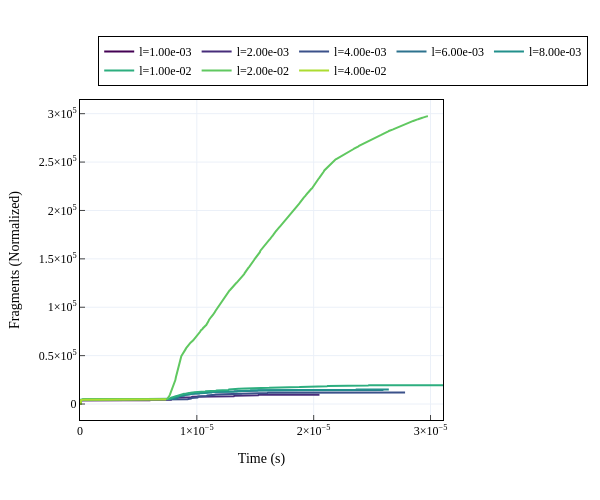
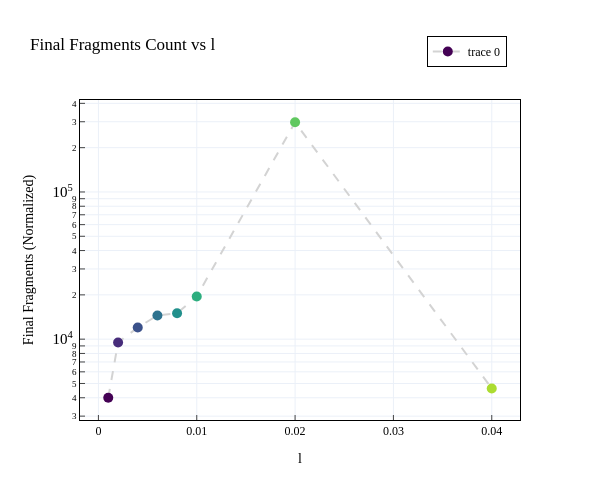

Notebook code cell kept with these figures, in order:
### Code cell
fig_nbfrag = go.Figure()
fig_nbfrag_final = go.Figure()

# Lists to store data for the final plot
final_x_vals = []
final_y_vals = []
final_labels = []
final_colors = []

for (config_vals, group_indices), color in zip(sorted_groups, colors):
    subset = df.loc[group_indices]
    all_runs_data = []

    # Load all dataframes in this group
    for _, row in subset.iterrows():
        df_run = load_simulation_h5(row["path"])
        df_run["nb_fragments_norm"] = df_run["nb_fragments"] / row["norm_factor"]
        all_runs_data.append(df_run[["time", "nb_fragments_norm"]])

    combined = (
        pd.concat(all_runs_data)
        .groupby("time")["nb_fragments_norm"]
        .agg(["mean", "std"])
        .reset_index()
        .sort_values("time")
    )
    combined["std"] = combined["std"].fillna(0)

    # Determine label for this configuration
    current_val = subset.iloc[0][order_by]
    label = f"{order_by}={current_val:.2e}"

    # --- Plot 1: Time Series (fig_nbfrag) ---
    if group_by is not None:
        fig_nbfrag.add_trace(
            go.Scatter(
                x=pd.concat([combined["time"], combined["time"][::-1]]),
                y=pd.concat(
                    [
                        combined["mean"] + combined["std"],
                        (combined["mean"] - combined["std"])[::-1],
                    ]
                ),
                fill="toself",
                fillcolor=color.replace("rgb", "rgba").replace(")", ", 0.2)"),
                line=dict(color="rgba(255,255,255,0)"),
                hoverinfo="skip",
                showlegend=False,
            )
        )

    fig_nbfrag.add_trace(
        go.Scatter(
            x=combined["time"],
            y=combined["mean"],
            mode="lines",
            line=dict(color=color, width=2),
            name=label,
        )
    )

    # --- Collect data for Plot 2: Final Values (fig_nbfrag_final) ---
    final_row = combined.iloc[-1]
    final_x_vals.append(current_val)
    final_y_vals.append(final_row["mean"])
    final_labels.append(label)
    final_colors.append(color)

fig_nbfrag.layout = get_layout()
fig_nbfrag.update_layout(
    xaxis_title="Time (s)",
    yaxis_title="Fragments (Normalized)",
    legend=dict(x=1.4, orientation="h"),
    showlegend=True,
)

# --- Create the Final Value Plot ---
fig_nbfrag_final.add_trace(
    go.Scatter(
        x=final_x_vals,
        y=final_y_vals,
        mode="markers+lines",
        marker=dict(color=final_colors, size=10, symbol="circle"),
        line=dict(
            color="lightgray", dash="dash"
        ),  # Optional: line connecting the markers
        text=final_labels,
        hoverinfo="text+x+y",
    )
)

# Layout for Final Plot
fig_nbfrag_final.layout = get_layout()
fig_nbfrag_final.update_layout(
    title=f"Final Fragments Count vs {order_by}",
    xaxis_title=order_by,
    yaxis_title="Final Fragments (Normalized)",
    xaxis_type="linear",
    yaxis_type="log",
)

fig_nbfrag.show()
fig_nbfrag_final.show()

### Figure 1 — Plotly figure (JSON) as saved in the notebook; plotly's stock layout.template omitted (floating-point values rounded to 4 significant figures; data arrays with more than 128 entries replaced by an {"elided": "..."} marker saying what was removed)
{"data": [{"line": {"color": "rgb(68, 1, 84)", "width": 2}, "mode": "lines", "name": "l=1.00e-03", "type": "scatter", "x": {"elided": "131 float values"}, "y": {"elided": "131 float values"}}, {"line": {"color": "rgb(71, 44, 122)", "width": 2}, "mode": "lines", "name": "l=2.00e-03", "type": "scatter", "x": {"elided": "443 float values"}, "y": {"elided": "443 float values"}}, {"line": {"color": "rgb(59, 81, 138)", "width": 2}, "mode": "lines", "name": "l=4.00e-03", "type": "scatter", "x": {"elided": "601 float values"}, "y": {"elided": "601 float values"}}, {"line": {"color": "rgb(45, 114, 142)", "width": 2}, "mode": "lines", "name": "l=6.00e-03", "type": "scatter", "x": {"elided": "561 float values"}, "y": {"elided": "561 float values"}}, {"line": {"color": "rgb(34, 144, 140)", "width": 2}, "mode": "lines", "name": "l=8.00e-03", "type": "scatter", "x": {"elided": "571 float values"}, "y": {"elided": "571 float values"}}, {"line": {"color": "rgb(45, 174, 127)", "width": 2}, "mode": "lines", "name": "l=1.00e-02", "type": "scatter", "x": {"elided": "671 float values"}, "y": {"elided": "671 float values"}}, {"line": {"color": "rgb(96, 200, 96)", "width": 2}, "mode": "lines", "name": "l=2.00e-02", "type": "scatter", "x": {"elided": "643 float values"}, "y": {"elided": "643 float values"}}, {"line": {"color": "rgb(172, 220, 49)", "width": 2}, "mode": "lines", "name": "l=4.00e-02", "type": "scatter", "x": {"elided": "160 float values"}, "y": {"elided": "160 float values"}}], "layout": {"font": {"color": "Black", "family": "Latin-Modern", "size": 12}, "height": 500, "legend": {"bgcolor": "rgba(255, 255, 255, 0.8)", "bordercolor": "black", "borderwidth": 1, "orientation": "h", "x": 1.4, "xanchor": "right", "y": 1.2, "yanchor": "top"}, "showlegend": true, "width": 600, "xaxis": {"exponentformat": "power", "linecolor": "black", "linewidth": 1, "mirror": true, "showgrid": true, "showline": true, "tickfont": {"size": 12}, "ticks": "inside", "title": {"text": "Time (s)"}, "zeroline": false}, "yaxis": {"exponentformat": "power", "linecolor": "black", "linewidth": 1, "mirror": true, "showgrid": true, "showline": true, "tickfont": {"size": 12}, "ticks": "inside", "title": {"text": "Fragments (Normalized)"}, "zeroline": false}}}

### Figure 2 — Plotly figure (JSON) as saved in the notebook; plotly's stock layout.template omitted (floating-point values rounded to 4 significant figures)
{"data": [{"hoverinfo": "text+x+y", "line": {"color": "lightgray", "dash": "dash"}, "marker": {"color": ["rgb(68, 1, 84)", "rgb(71, 44, 122)", "rgb(59, 81, 138)", "rgb(45, 114, 142)", "rgb(34, 144, 140)", "rgb(45, 174, 127)", "rgb(96, 200, 96)", "rgb(172, 220, 49)"], "size": 10, "symbol": "circle"}, "mode": "markers+lines", "text": ["l=1.00e-03", "l=2.00e-03", "l=4.00e-03", "l=6.00e-03", "l=8.00e-03", "l=1.00e-02", "l=2.00e-02", "l=4.00e-02"], "type": "scatter", "x": [0.001, 0.002, 0.004, 0.006, 0.008, 0.01, 0.02, 0.04], "y": [4000, 9500, 12000, 14500, 15000, 19500, 297600, 4625]}], "layout": {"font": {"color": "Black", "family": "Latin-Modern", "size": 12}, "height": 500, "legend": {"bgcolor": "rgba(255, 255, 255, 0.8)", "bordercolor": "black", "borderwidth": 1, "orientation": "h", "x": 0.97, "xanchor": "right", "y": 1.2, "yanchor": "top"}, "showlegend": true, "title": {"text": "Final Fragments Count vs l"}, "width": 600, "xaxis": {"exponentformat": "power", "linecolor": "black", "linewidth": 1, "mirror": true, "showgrid": true, "showline": true, "tickfont": {"size": 12}, "ticks": "inside", "title": {"text": "l"}, "type": "linear", "zeroline": false}, "yaxis": {"exponentformat": "power", "linecolor": "black", "linewidth": 1, "mirror": true, "showgrid": true, "showline": true, "tickfont": {"size": 12}, "ticks": "inside", "title": {"text": "Final Fragments (Normalized)"}, "type": "log", "zeroline": false}}}
